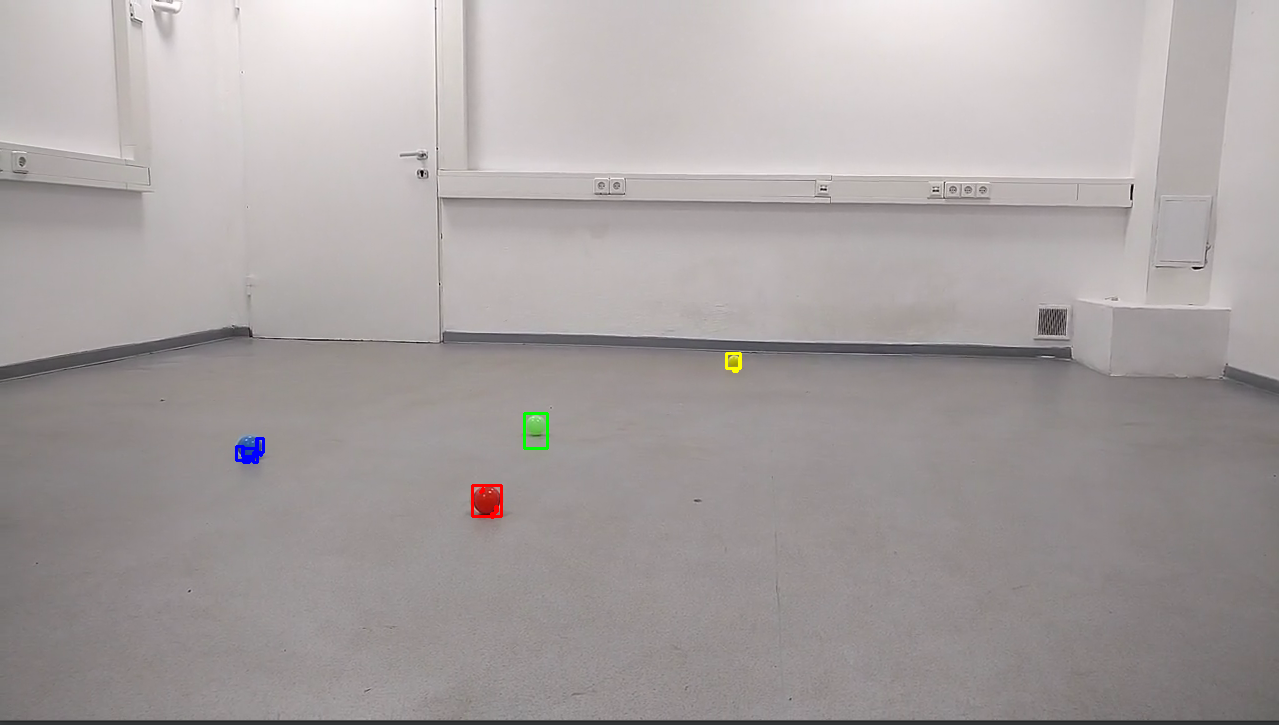
#> input picture ProgramWorksProof.png, 1279 x 725 px, given in place of rgb_ball_720.mp4, which was not available
$ python colorDetection.py
#> lines starting #> are read from the running program, lines starting #| are printed output that depends on the picture; after the words box and inside, x2 and y2 are one past the last pixel; in counts of white or black regions, pixels touching at a corner belong together; pictures that were not available may be replaced by others from this repository, and a replacement may not be noted
import cv2
import numpy as np

def markBall(frame, mask, r, g, b):
    canny_output = cv2.Canny(mask, 10, 100)
    contours, _ = cv2.findContours(canny_output, cv2.RETR_TREE, cv2.CHAIN_APPROX_SIMPLE)

    contours_poly = [None] * len(contours)
    boundRect = [None] * len(contours)
    for i, c in enumerate(contours):
        contours_poly[i] = cv2.approxPolyDP(c, 3, True)
        boundRect[i] = cv2.boundingRect(contours_poly[i])

    for i in range(len(contours)):
        color = (b, g, r)
        # cv2.drawContours(frame, contours_poly, i, color)
        if abs(boundRect[i][0] - boundRect[i][1]) < 400 and abs(boundRect[i][2] - boundRect[i][3]) < 400:
            cv2.rectangle(frame, (int(boundRect[i][0]), int(boundRect[i][1])), \
                          (int(boundRect[i][0] + boundRect[i][2]), int(boundRect[i][1] + boundRect[i][3])), color, 2)


def main():
    video = cv2.VideoCapture('rgb_ball_720.mp4')
    while(video.isOpened()):
        ret, frame = video.read()
#> frame is the input picture: shape (725, 1279, 3); mean B, G, R 160.7, 160.9, 167.2
        hsv = cv2.cvtColor(frame, cv2.COLOR_BGR2HSV)
#> hsv: shape (725, 1279, 3); mean H, S, V 77.3, 11.6, 167.5

        lower_red = np.array([0, 100, 100])
        upper_red = np.array([10, 255, 255])
        red_mask = cv2.inRange(hsv, lower_red, upper_red)
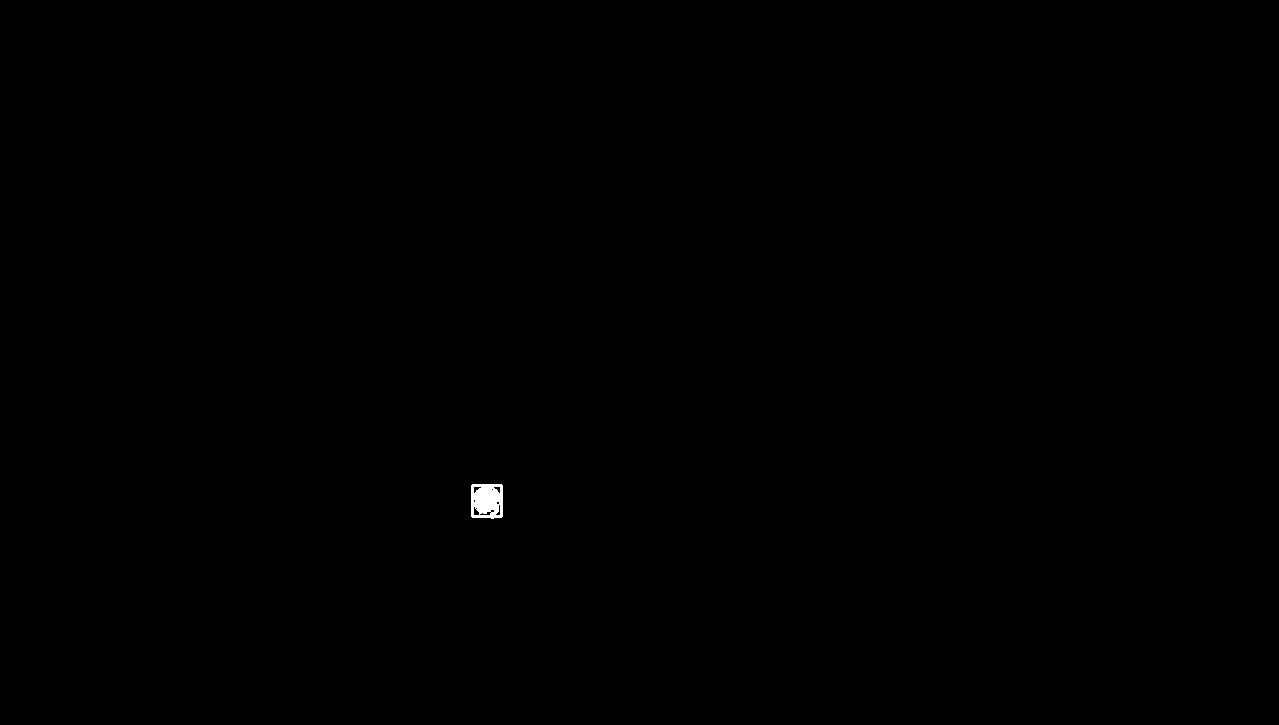
#> red_mask: shape (725, 1279); 0.1% white; 1 white region, box (x1, y1, x2, y2) and area: (471, 484, 503, 519) 973

        lower_blue = np.array([110, 50, 50])
        upper_blue = np.array([130, 255, 255])
        blue_mask = cv2.inRange(hsv, lower_blue, upper_blue)
#> blue_mask: shape (725, 1279); 0.05% white; 1 white region, box (x1, y1, x2, y2) and area: (235, 437, 265, 464) 500

        lower_green = np.array([36, 25, 25])
        upper_green = np.array([70, 255, 255])
        green_mask = cv2.inRange(hsv, lower_green, upper_green)
#> green_mask: shape (725, 1279); 0.09% white; 1 white region, box (x1, y1, x2, y2) and area: (523, 412, 549, 450) 856

        lower_yellow = np.array([20, 100, 100])
        upper_yellow = np.array([30, 255, 255])
        yellow_mask = cv2.inRange(hsv, lower_yellow, upper_yellow)
#> yellow_mask: shape (725, 1279); 0.03% white; 1 white region, box (x1, y1, x2, y2) and area: (725, 352, 742, 373) 306

        markBall(frame, red_mask, 255, 0, 0)
#> in markBall, `canny_output = cv2.Canny(mask, 10, 100)`: canny_output: shape (725, 1279); 0.03% white in thin lines or dots, all inside (x1, y1, x2, y2) = (470, 483, 503, 519)
#> in markBall, `contours, _ = cv2.findContours(canny_output, cv2.RETR_TREE, cv2.CHAIN_..`: contours = 15 contours, 13 with area under 20; largest, box (x1, y1, x2, y2) and area: (470, 483, 503, 519) 1086, (470, 483, 503, 519) 1084
#> in markBall, `contours_poly = [None] * len(contours)`: contours_poly = 15 items
#> the loop in markBall, `for i, c in enumerate(contours):` made 15 passes
#> c on passes 3, 4, 8, 10, 14: [[480, 515], [486, 515]], [[490, 513], [489, 514], [488, 514], [489, 514]], [[500, 505], [500, 511]], [[497, 513], [498, 512], [499, 513], [498, 514]], [[491, 489], [492, 488], [493, 489], [492, 490]]
#> after the loop in markBall, `for i, c in enumerate(contours):`: boundRect = 15 items, first 6: (471, 484, 32, 34), (470, 483, 33, 35), (480, 515, 7, 1), (490, 513, 1, 1), (480, 511, 10, 3), (492, 509, 1, 1); contours_poly = 15 contours, 13 with area under 20; largest, box (x1, y1, x2, y2) and area: (471, 484, 503, 518) 1023, (470, 483, 503, 518) 964
#> the loop in markBall, `for i in range(len(contours)):` made 15 passes
#> after the loop in markBall, `for i in range(len(contours)):`:
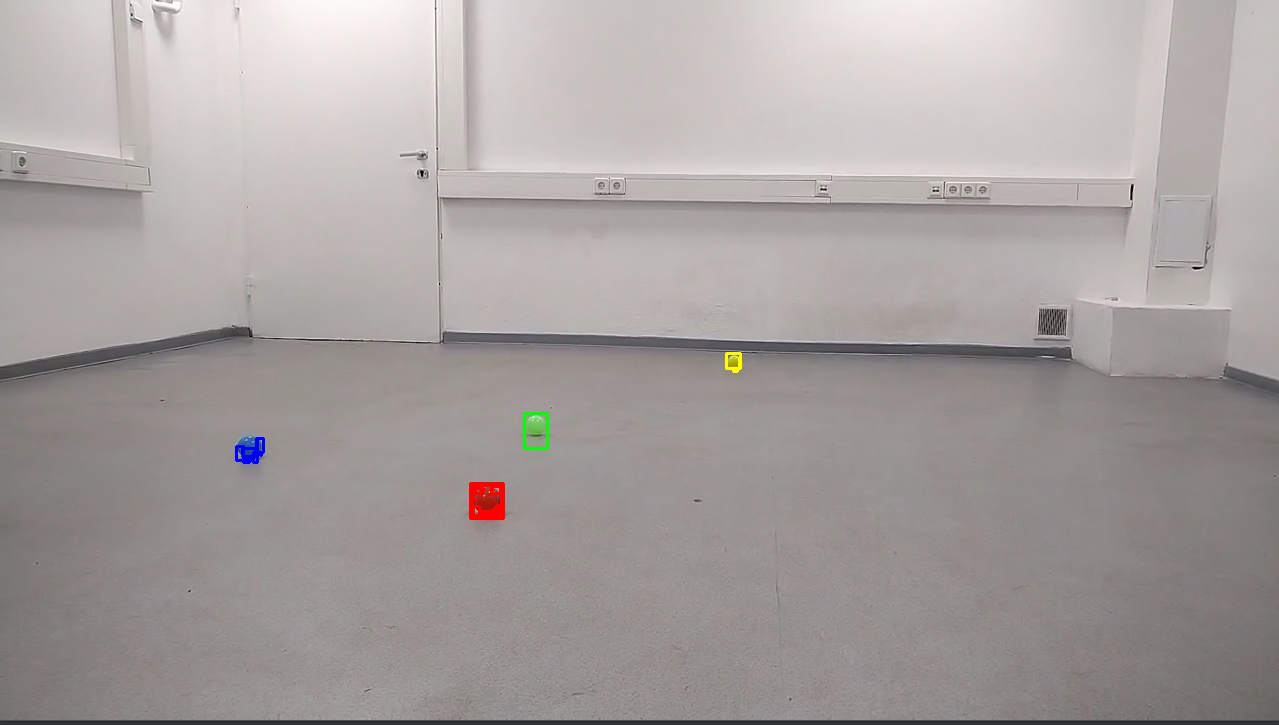
#> frame: shape (725, 1279, 3); 0.06% of pixels changed, all inside (x1, y1, x2, y2) = (469, 482, 505, 520)
        markBall(frame, blue_mask, 0, 0, 255)
#> call 2 of markBall, with r = 0, g = 0, b = 255
#> in markBall (call 2), `canny_output = cv2.Canny(mask, 10, 100)`: canny_output: shape (725, 1279); 0.02% white in thin lines or dots, all inside (x1, y1, x2, y2) = (234, 436, 265, 464)
#> in markBall (call 2), `contours, _ = cv2.findContours(canny_output, cv2.RETR_TREE, cv2.CHAIN_..`: contours = 9 contours, 5 with area under 20; largest, box (x1, y1, x2, y2) and area: (234, 436, 265, 464) 558, (234, 436, 265, 464) 549, (237, 451, 242, 459) 20, (237, 451, 242, 459) 20
#> in markBall (call 2), `contours_poly = [None] * len(contours)`: contours_poly = 9 items
#> the loop in markBall (call 2), `for i, c in enumerate(contours):` made 9 passes
#> c on pass 4: [[254, 460], [255, 459], [256, 460], [255, 461]]
#> after the loop in markBall (call 2), `for i, c in enumerate(contours):`: boundRect = [(235, 437, 30, 27), (234, 436, 31, 28), (256, 459, 1, 1), (254, 460, 1, 1), (237, 451, 5, 8), (239, 451, 2, 8), (245, 449, 9, 5), (260, 439, 2, 5), (261, 439, 1, 5)]; contours_poly = 9 contours, 7 with area under 20; largest, box (x1, y1, x2, y2) and area: (235, 437, 265, 464) 521, (234, 436, 265, 464) 504
#> the loop in markBall (call 2), `for i in range(len(contours)):` made 9 passes
#> after the loop in markBall (call 2), `for i in range(len(contours)):`:
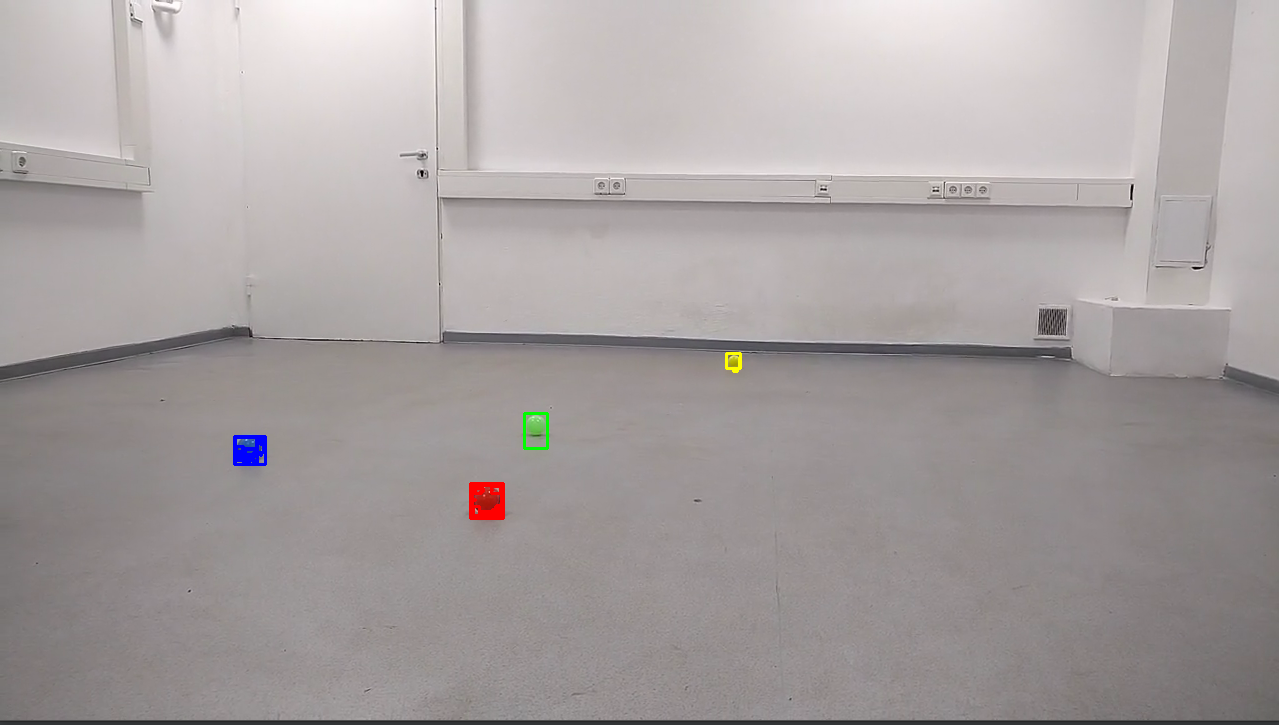
#> frame: shape (725, 1279, 3); 0.04% of pixels changed, all inside (x1, y1, x2, y2) = (233, 435, 267, 466)
        markBall(frame, green_mask, 0, 255, 0)
#> call 3 of markBall, with r = 0, g = 255, b = 0
#> in markBall (call 3), `canny_output = cv2.Canny(mask, 10, 100)`: canny_output: shape (725, 1279); 0.02% white in thin lines or dots, all inside (x1, y1, x2, y2) = (522, 411, 549, 450)
#> in markBall (call 3), `contours, _ = cv2.findContours(canny_output, cv2.RETR_TREE, cv2.CHAIN_..`: contours = 10 contours, 6 with area under 20; largest, box (x1, y1, x2, y2) and area: (522, 411, 549, 450) 981, (522, 411, 549, 450) 979, (525, 433, 535, 447) 67, (525, 433, 535, 447) 66
#> in markBall (call 3), `contours_poly = [None] * len(contours)`: contours_poly = 10 items
#> the loop in markBall (call 3), `for i, c in enumerate(contours):` made 10 passes
#> c on passes 3, 8: [[537, 447], [538, 447]], [[546, 416], [546, 417]]
#> after the loop in markBall (call 3), `for i, c in enumerate(contours):`: boundRect = [(523, 412, 26, 38), (522, 411, 27, 39), (537, 447, 1, 1), (540, 441, 6, 6), (537, 433, 10, 13), (525, 433, 10, 14), (525, 433, 9, 14), (546, 416, 1, 1), (540, 414, 6, 2), (525, 414, 4, 6)]; contours_poly = 10 contours, 6 with area under 20; largest, box (x1, y1, x2, y2) and area: (523, 412, 549, 450) 925, (522, 411, 549, 450) 868, (525, 433, 535, 447) 54, (525, 433, 534, 447) 48
#> the loop in markBall (call 3), `for i in range(len(contours)):` made 10 passes
#> after the loop in markBall (call 3), `for i in range(len(contours)):`:
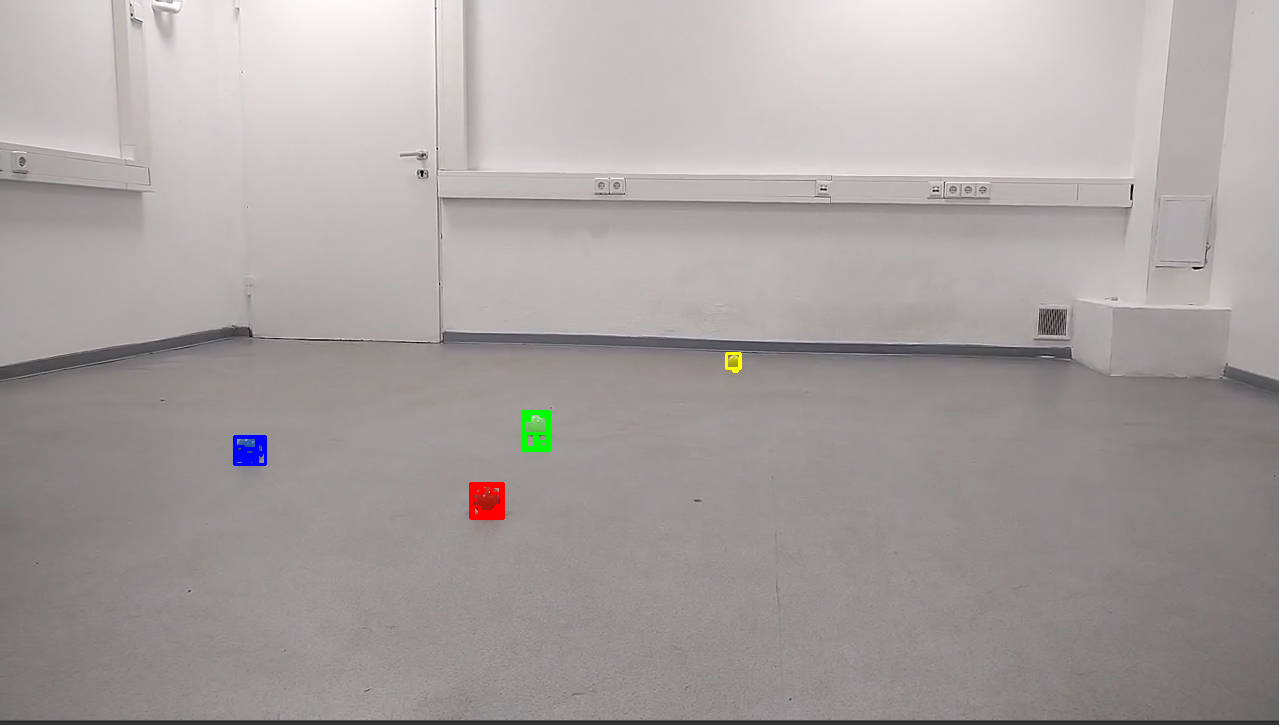
#> frame: shape (725, 1279, 3); 0.06% of pixels changed, all inside (x1, y1, x2, y2) = (521, 410, 551, 452)
        markBall(frame, yellow_mask, 255, 255, 0)
#> in markBall (call 4), `canny_output = cv2.Canny(mask, 10, 100)`: canny_output: shape (725, 1279); 0.01% white in thin lines or dots, all inside (x1, y1, x2, y2) = (724, 351, 742, 373)
#> in markBall (call 4), `contours, _ = cv2.findContours(canny_output, cv2.RETR_TREE, cv2.CHAIN_..`: contours = 7 contours, 3 with area under 20; largest, box (x1, y1, x2, y2) and area: (724, 351, 742, 373) 321, (724, 351, 742, 373) 318, (727, 354, 739, 361) 34, (727, 354, 733, 361) 20
#> after the loop in markBall (call 4), `for i, c in enumerate(contours):`: boundRect = [(725, 352, 17, 21), (724, 351, 18, 22), (727, 365, 1, 1), (727, 366, 1, 1), (727, 354, 12, 7), (732, 355, 7, 1), (727, 354, 5, 6)]; contours_poly = 7 contours, 4 with area under 20; largest, box (x1, y1, x2, y2) and area: (724, 351, 742, 373) 278, (725, 352, 742, 373) 270, (727, 354, 739, 361) 30
#> after the loop in markBall (call 4), `for i in range(len(contours)):`: frame: shape (725, 1279, 3); 0.03% of pixels changed, all inside (x1, y1, x2, y2) = (723, 350, 744, 375)

        cv2.imshow('Our video', frame)
        if cv2.waitKey(10) == ord('q'):
#> (key q is pressed here)
            break

if __name__ == '__main__':
    main()
